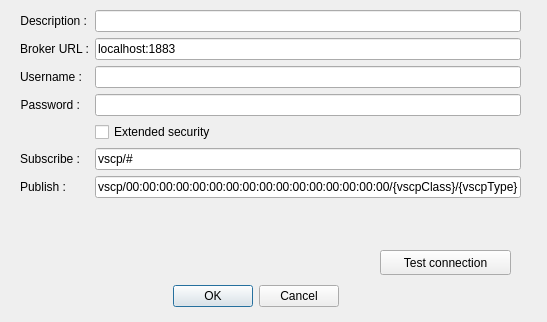
<?xml version="1.0" encoding="UTF-8"?>
<ui version="4.0">
 <class>Dialog</class>
 <widget class="QDialog" name="Dialog">
  <property name="geometry">
   <rect>
    <x>0</x>
    <y>0</y>
    <width>547</width>
    <height>322</height>
   </rect>
  </property>
  <property name="baseSize">
   <size>
    <width>0</width>
    <height>0</height>
   </size>
  </property>
  <property name="windowTitle">
   <string>Dialog</string>
  </property>
  <widget class="QDialogButtonBox" name="buttonBox">
   <property name="geometry">
    <rect>
     <x>0</x>
     <y>280</y>
     <width>511</width>
     <height>32</height>
    </rect>
   </property>
   <property name="orientation">
    <enum>Qt::Horizontal</enum>
   </property>
   <property name="standardButtons">
    <set>QDialogButtonBox::Cancel|QDialogButtonBox::Ok</set>
   </property>
   <property name="centerButtons">
    <bool>true</bool>
   </property>
  </widget>
  <widget class="QWidget" name="formLayoutWidget">
   <property name="geometry">
    <rect>
     <x>20</x>
     <y>10</y>
     <width>501</width>
     <height>221</height>
    </rect>
   </property>
   <layout class="QFormLayout" name="formLayout">
    <item row="0" column="0">
     <widget class="QLabel" name="label">
      <property name="text">
       <string>Description :</string>
      </property>
      <property name="alignment">
       <set>Qt::AlignRight|Qt::AlignTrailing|Qt::AlignVCenter</set>
      </property>
     </widget>
    </item>
    <item row="0" column="1">
     <widget class="QLineEdit" name="lineEdit"/>
    </item>
    <item row="1" column="0">
     <widget class="QLabel" name="label_2">
      <property name="text">
       <string>Broker URL :</string>
      </property>
      <property name="alignment">
       <set>Qt::AlignRight|Qt::AlignTrailing|Qt::AlignVCenter</set>
      </property>
     </widget>
    </item>
    <item row="1" column="1">
     <widget class="QLineEdit" name="lineEdit_2">
      <property name="text">
       <string>localhost:1883</string>
      </property>
     </widget>
    </item>
    <item row="2" column="0">
     <widget class="QLabel" name="label_3">
      <property name="text">
       <string>Username :</string>
      </property>
      <property name="alignment">
       <set>Qt::AlignRight|Qt::AlignTrailing|Qt::AlignVCenter</set>
      </property>
     </widget>
    </item>
    <item row="2" column="1">
     <widget class="QLineEdit" name="lineEdit_3"/>
    </item>
    <item row="3" column="0">
     <widget class="QLabel" name="label_4">
      <property name="text">
       <string>Password :</string>
      </property>
      <property name="alignment">
       <set>Qt::AlignRight|Qt::AlignTrailing|Qt::AlignVCenter</set>
      </property>
     </widget>
    </item>
    <item row="3" column="1">
     <widget class="QLineEdit" name="lineEdit_4"/>
    </item>
    <item row="4" column="1">
     <widget class="QCheckBox" name="checkBox">
      <property name="text">
       <string>Extended security</string>
      </property>
     </widget>
    </item>
    <item row="5" column="0">
     <widget class="QLabel" name="label_5">
      <property name="text">
       <string>Subscribe :</string>
      </property>
      <property name="alignment">
       <set>Qt::AlignRight|Qt::AlignTrailing|Qt::AlignVCenter</set>
      </property>
     </widget>
    </item>
    <item row="5" column="1">
     <widget class="QLineEdit" name="lineEdit_5">
      <property name="text">
       <string>vscp/#</string>
      </property>
     </widget>
    </item>
    <item row="6" column="0">
     <widget class="QLabel" name="label_6">
      <property name="text">
       <string>Publish :</string>
      </property>
      <property name="alignment">
       <set>Qt::AlignRight|Qt::AlignTrailing|Qt::AlignVCenter</set>
      </property>
     </widget>
    </item>
    <item row="6" column="1">
     <widget class="QLineEdit" name="lineEdit_6">
      <property name="text">
       <string>vscp/00:00:00:00:00:00:00:00:00:00:00:00:00:00:00:00/{vscpClass}/{vscpType}</string>
      </property>
     </widget>
    </item>
   </layout>
  </widget>
  <widget class="QPushButton" name="pushButton_2">
   <property name="geometry">
    <rect>
     <x>380</x>
     <y>250</y>
     <width>131</width>
     <height>25</height>
    </rect>
   </property>
   <property name="text">
    <string>Test connection</string>
   </property>
  </widget>
 </widget>
 <resources/>
 <connections>
  <connection>
   <sender>buttonBox</sender>
   <signal>accepted()</signal>
   <receiver>Dialog</receiver>
   <slot>accept()</slot>
   <hints>
    <hint type="sourcelabel">
     <x>248</x>
     <y>254</y>
    </hint>
    <hint type="destinationlabel">
     <x>157</x>
     <y>274</y>
    </hint>
   </hints>
  </connection>
  <connection>
   <sender>buttonBox</sender>
   <signal>rejected()</signal>
   <receiver>Dialog</receiver>
   <slot>reject()</slot>
   <hints>
    <hint type="sourcelabel">
     <x>316</x>
     <y>260</y>
    </hint>
    <hint type="destinationlabel">
     <x>286</x>
     <y>274</y>
    </hint>
   </hints>
  </connection>
 </connections>
</ui>
